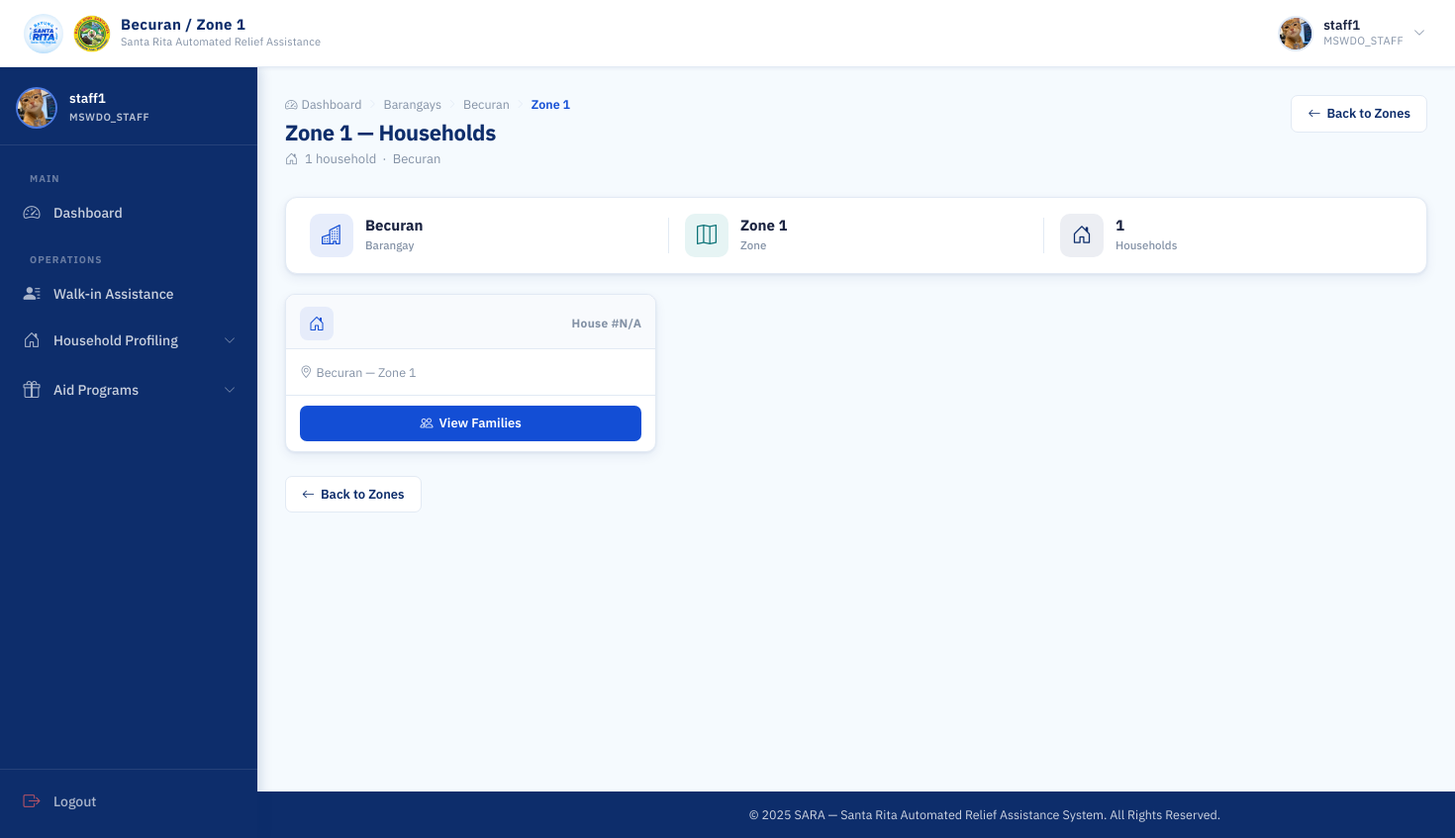
Page /mswdo/zones/1/households/ (signed in) on the earlier database version.
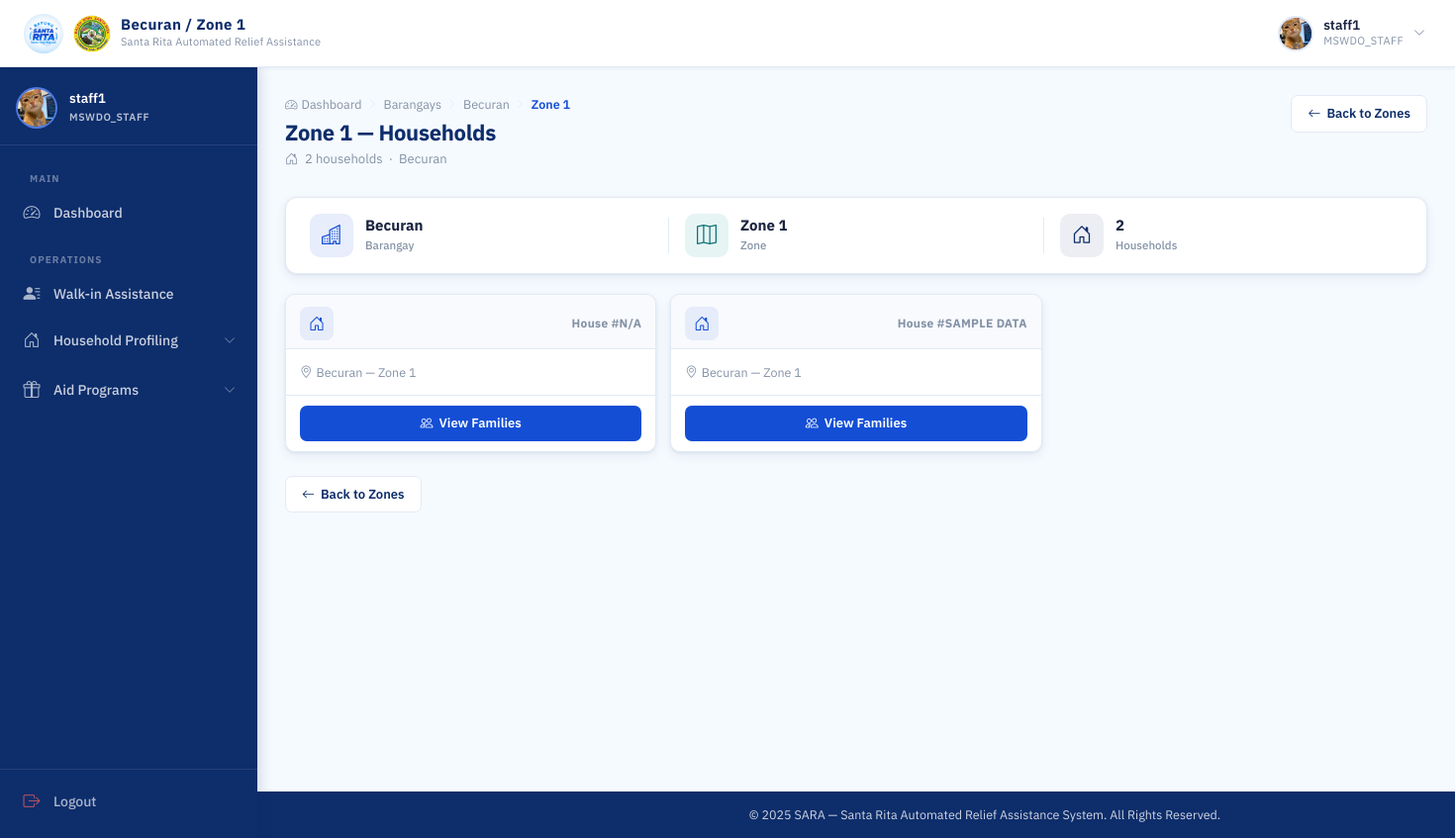
Same page on the later database version.
### households/models.py (models this page shows, shortened)
class Household(models.Model):
    barangay = models.ForeignKey(Barangay, on_delete=models.CASCADE, related_name='households')
    zone = models.ForeignKey(Zone, on_delete=models.CASCADE, related_name='households')
    LAND_USE_CHOICES = (
        ('RESIDENTIAL', 'Residential'),
        ('AGRICULTURAL', 'Agricultural'),
        ('COMMERCIAL', 'Commercial'),
        ('INDUSTRIAL', 'Industrial'),
        ('INSTITUTIONAL', 'Institutional'),
        ('FISHING', 'Fishing'),
    )
    HAZARD_CHOICES = (
        ('NONE', 'No Hazard'),
        ('FLOOD', 'Flood'),
        ('LANDSLIDE', 'Landslide'),
        ('FIRE', 'Fire'),
        ('EARTHQUAKE', 'Earthquake/Fault'),
        ('RIVERBANK_EROSION', 'Riverbank Erosion'),
        ('OTHER', 'Other'),
    )
    house_number = models.CharField(max_length=50)
    land_use = models.CharField(max_length=20, choices=LAND_USE_CHOICES)
    hazard_exposure = models.CharField(max_length=20, choices=HAZARD_CHOICES)
    flood_depth = models.CharField(max_length=50, blank=True)
    flood_frequency = models.CharField(max_length=50, blank=True)
    hazard_other_description = models.CharField(max_length=255, blank=True)
    accessibility = models.CharField(max_length=255, blank=True)
    location_notes = models.CharField(max_length=255, blank=True)
    latitude = models.DecimalField(max_digits=9, decimal_places=6, null=True, blank=True)
    longitude = models.DecimalField(max_digits=9, decimal_places=6, null=True, blank=True)

class Zone(models.Model):
    barangay = models.ForeignKey(Barangay, on_delete=models.CASCADE, related_name='zones')
    name = models.CharField(max_length=50)

### accounts/models.py (models this page shows, shortened)
class Barangay(models.Model):
    name = models.CharField(max_length=100, unique=True)

### households/views.py (the view)
# urls.py: path('mswdo/zones/<int:zone_id>/households/', views.zone_households, name='zone_households'),
@login_required
@session_protected
@mswdo_or_staff_required
def zone_households(request, zone_id):
    zone = get_object_or_404(
        Zone.objects.select_related('barangay'),
        id=zone_id
    )
    households = Household.objects.filter(
        zone=zone
    ).order_by('house_number')
    return render(request, 'households/zone_households.html', {
        'zone': zone,
        'barangay': zone.barangay,
        'households': households,
    })

### accounts/context_processors.py (called while the page is built)
def auth_required(request):
    return {
        'requires_auth': request.user.is_authenticated
    }

### households/templates/households/zone_households.html (shortened to what this page needs)
{% extends 'base.html' %}
{% load static %}
{% block navbar_title %}{{ barangay.name }} / {{ zone.name }}{% endblock %}
{% block css %}
<link rel="stylesheet" href="{% static 'css/mswdo_dashboard.css' %}">
<link rel="stylesheet" href="{% static 'css/barangay_accounts.css' %}">
<link rel="stylesheet" href="{% static 'css/barangay_list.css' %}">
<link rel="stylesheet" href="{% static 'css/households.css' %}">
{% endblock %}
{% block content %}
<div class="dash-page-header">
  <div>
    <div class="page-breadcrumb">
      <a href="{% if request.user.role == 'MSWDO' %}{% url 'mswdo_dashboard' %}{% else %}{% url 'staff_dashboard' %}{% endif %}" class="breadcrumb-link"><i class="bi bi-speedometer2"></i> Dashboard</a>
      <i class="bi bi-chevron-right breadcrumb-sep"></i>
      <a href="{% url 'barangay_list' %}" class="breadcrumb-link">Barangays</a>
      <i class="bi bi-chevron-right breadcrumb-sep"></i>
      <a href="{% url 'barangay_zones' barangay.id %}" class="breadcrumb-link">{{ barangay.name }}</a>
      <i class="bi bi-chevron-right breadcrumb-sep"></i>
      <span class="breadcrumb-current">{{ zone.name }}</span>
    </div>
    <h1 class="dash-page-title">{{ zone.name }} — Households</h1>
    <p class="dash-page-sub">
      <i class="bi bi-house-door me-1"></i>
      {{ households|length }} household{{ households|length|pluralize }} &nbsp;·&nbsp; {{ barangay.name }}
    </p>
  </div>
  <div class="dash-header-actions">
    <a href="{% url 'barangay_zones' barangay.id %}" class="btn-dash-outline">
      <i class="bi bi-arrow-left"></i> Back to Zones
    </a>
  </div>
</div>
<div class="brgy-info-strip">
  <div class="brgy-info-item">
    <div class="brgy-info-icon"><i class="bi bi-buildings"></i></div>
    <div>
      <span class="brgy-info-val">{{ barangay.name }}</span>
      <span class="brgy-info-label">Barangay</span>
    </div>
  </div>
  <div class="brgy-info-item">
    <div class="brgy-info-icon brgy-info-icon--teal"><i class="bi bi-map"></i></div>
    <div>
      <span class="brgy-info-val">{{ zone.name }}</span>
      <span class="brgy-info-label">Zone</span>
    </div>
  </div>
  <div class="brgy-info-item">
    <div class="brgy-info-icon brgy-info-icon--navy"><i class="bi bi-house-door"></i></div>
    <div>
      <span class="brgy-info-val">{{ households|length }}</span>
      <span class="brgy-info-label">Households</span>
    </div>
  </div>
</div>
{% if households %}
<div class="hh-grid">
  {% for household in households %}
  <div class="hh-card">
    <div class="hh-card__header">
      <div class="hh-card__icon"><i class="bi bi-house-door"></i></div>
      <span class="hh-card__num">House #{{ household.house_number }}</span>
    </div>
    <div class="hh-card__body">
      <p class="hh-card__location">
        <i class="bi bi-geo-alt"></i> {{ household.barangay.name }} &mdash; {{ household.zone.name }}
      </p>
    </div>
    <div class="hh-card__footer">
      <a href="{% url 'household_info' household.id %}" class="btn-dash-primary hh-card__btn">
        <i class="bi bi-people"></i> View Families
      </a>
    </div>
  </div>
  {% endfor %}
</div>
{% endif %}
<div class="page-back-row">
  <a href="{% url 'barangay_zones' barangay.id %}" class="btn-dash-outline">
    <i class="bi bi-arrow-left"></i> Back to Zones
  </a>
</div>
{% endblock %}

Differences in the rows shown:
added Household: house_number "SAMPLE DATA", barangay.name "Becuran", zone.name "Zone 1"
Other differences:
{{ households|length }}: "1" → "2"
